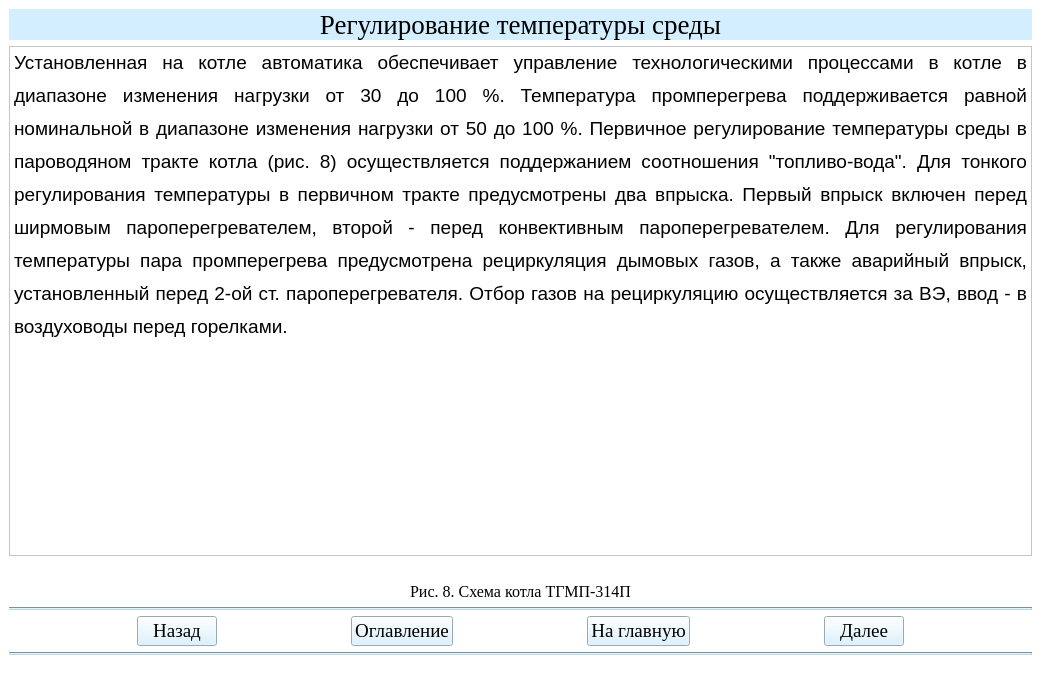
<?xml version="1.0" encoding="UTF-8"?>
<ui version="4.0">
 <class>Teoria11Window</class>
 <widget class="QMainWindow" name="Teoria11Window">
  <property name="geometry">
   <rect>
    <x>0</x>
    <y>0</y>
    <width>1041</width>
    <height>686</height>
   </rect>
  </property>
  <property name="windowTitle">
   <string>АУК</string>
  </property>
  <property name="styleSheet">
   <string notr="true">background-color: rgb(255, 255, 255);</string>
  </property>
  <widget class="QWidget" name="centralwidget">
   <layout class="QGridLayout" name="gridLayout">
    <item row="1" column="0">
     <widget class="QTextBrowser" name="textBrowser">
      <property name="html">
       <string>&lt;!DOCTYPE HTML PUBLIC &quot;-//W3C//DTD HTML 4.0//EN&quot; &quot;http://www.w3.org/TR/REC-html40/strict.dtd&quot;&gt;
&lt;html&gt;&lt;head&gt;&lt;meta name=&quot;qrichtext&quot; content=&quot;1&quot; /&gt;&lt;style type=&quot;text/css&quot;&gt;
p, li { white-space: pre-wrap; }
&lt;/style&gt;&lt;/head&gt;&lt;body style=&quot; font-family:'MS Shell Dlg 2'; font-size:8.25pt; font-weight:400; font-style:normal;&quot;&gt;
&lt;p align=&quot;justify&quot; style=&quot; margin-top:12px; margin-bottom:0px; margin-left:0px; margin-right:0px; -qt-block-indent:0; text-indent:0px; line-height:150%;&quot;&gt;&lt;span style=&quot; font-family:'Times New Roman,serif'; font-size:14pt;&quot;&gt;Установленная на котле автоматика обеспечивает управление технологическими процессами в котле в диапазоне изменения нагрузки от 30 до 100 %. Температура промперегрева поддерживается равной номинальной в диапазоне изменения нагрузки от 50 до 100 %. Первичное регулирование температуры среды в пароводяном тракте котла (рис. 8) осуществляется поддержанием соотношения &amp;quot;топливо-вода&amp;quot;. Для тонкого регулирования температуры в первичном тракте предусмотрены два впрыска. Первый впрыск включен перед ширмовым пароперегревателем, второй - перед конвективным пароперегревателем. Для регулирования температуры пара промперегрева предусмотрена рециркуляция дымовых газов, а также аварийный впрыск, установленный перед 2-ой ст. пароперегревателя. Отбор газов на рециркуляцию осуществляется за ВЭ, ввод - в воздуховоды перед горелками. &lt;/span&gt;&lt;/p&gt;&lt;/body&gt;&lt;/html&gt;</string>
      </property>
     </widget>
    </item>
    <item row="2" column="0">
     <widget class="QLabel" name="label">
      <property name="text">
       <string/>
      </property>
      <property name="pixmap">
       <pixmap>рис8.png</pixmap>
      </property>
      <property name="alignment">
       <set>Qt::AlignCenter</set>
      </property>
     </widget>
    </item>
    <item row="8" column="0">
     <widget class="Line" name="line_2">
      <property name="styleSheet">
       <string notr="true">background-color: rgb(191, 216, 230);</string>
      </property>
      <property name="orientation">
       <enum>Qt::Horizontal</enum>
      </property>
     </widget>
    </item>
    <item row="7" column="0">
     <layout class="QHBoxLayout" name="horizontalLayout">
      <item>
       <spacer name="horizontalSpacer_2">
        <property name="orientation">
         <enum>Qt::Horizontal</enum>
        </property>
        <property name="sizeHint" stdset="0">
         <size>
          <width>40</width>
          <height>20</height>
         </size>
        </property>
       </spacer>
      </item>
      <item>
       <widget class="QPushButton" name="btn_return11">
        <property name="sizePolicy">
         <sizepolicy hsizetype="Minimum" vsizetype="Fixed">
          <horstretch>0</horstretch>
          <verstretch>0</verstretch>
         </sizepolicy>
        </property>
        <property name="font">
         <font>
          <family>Times New Roman</family>
          <pointsize>14</pointsize>
          <weight>50</weight>
          <bold>false</bold>
         </font>
        </property>
        <property name="styleSheet">
         <string notr="true">background-color: rgb(211, 239, 255);
color: rgb(0, 0, 0);</string>
        </property>
        <property name="text">
         <string>Назад</string>
        </property>
       </widget>
      </item>
      <item>
       <spacer name="horizontalSpacer_5">
        <property name="orientation">
         <enum>Qt::Horizontal</enum>
        </property>
        <property name="sizeHint" stdset="0">
         <size>
          <width>40</width>
          <height>20</height>
         </size>
        </property>
       </spacer>
      </item>
      <item>
       <widget class="QPushButton" name="btn_oglavlenie11">
        <property name="font">
         <font>
          <family>Times New Roman</family>
          <pointsize>14</pointsize>
         </font>
        </property>
        <property name="styleSheet">
         <string notr="true">background-color: rgb(211, 239, 255);
color: rgb(0, 0, 0);</string>
        </property>
        <property name="text">
         <string>Оглавление</string>
        </property>
       </widget>
      </item>
      <item>
       <spacer name="horizontalSpacer">
        <property name="orientation">
         <enum>Qt::Horizontal</enum>
        </property>
        <property name="sizeHint" stdset="0">
         <size>
          <width>40</width>
          <height>20</height>
         </size>
        </property>
       </spacer>
      </item>
      <item>
       <widget class="QPushButton" name="btn_glavnaya11">
        <property name="font">
         <font>
          <family>Times New Roman</family>
          <pointsize>14</pointsize>
          <weight>50</weight>
          <bold>false</bold>
         </font>
        </property>
        <property name="styleSheet">
         <string notr="true">background-color: rgb(211, 239, 255);
color: rgb(0, 0, 0);</string>
        </property>
        <property name="text">
         <string>На главную</string>
        </property>
       </widget>
      </item>
      <item>
       <spacer name="horizontalSpacer_3">
        <property name="orientation">
         <enum>Qt::Horizontal</enum>
        </property>
        <property name="sizeHint" stdset="0">
         <size>
          <width>40</width>
          <height>20</height>
         </size>
        </property>
       </spacer>
      </item>
      <item>
       <widget class="QPushButton" name="btn_dalee11">
        <property name="font">
         <font>
          <family>Times New Roman</family>
          <pointsize>14</pointsize>
          <weight>50</weight>
          <bold>false</bold>
         </font>
        </property>
        <property name="styleSheet">
         <string notr="true">background-color: rgb(211, 239, 255);
color: rgb(0, 0, 0);</string>
        </property>
        <property name="text">
         <string>Далее</string>
        </property>
       </widget>
      </item>
      <item>
       <spacer name="horizontalSpacer_4">
        <property name="orientation">
         <enum>Qt::Horizontal</enum>
        </property>
        <property name="sizeHint" stdset="0">
         <size>
          <width>40</width>
          <height>20</height>
         </size>
        </property>
       </spacer>
      </item>
     </layout>
    </item>
    <item row="6" column="0">
     <widget class="Line" name="line">
      <property name="styleSheet">
       <string notr="true">background-color: rgb(191, 216, 230);</string>
      </property>
      <property name="orientation">
       <enum>Qt::Horizontal</enum>
      </property>
     </widget>
    </item>
    <item row="0" column="0">
     <widget class="QLabel" name="label_3">
      <property name="font">
       <font>
        <family>Times New Roman</family>
        <pointsize>20</pointsize>
       </font>
      </property>
      <property name="styleSheet">
       <string notr="true">background-color: rgb(211, 239, 255);</string>
      </property>
      <property name="text">
       <string>Регулирование температуры среды</string>
      </property>
      <property name="alignment">
       <set>Qt::AlignCenter</set>
      </property>
     </widget>
    </item>
    <item row="3" column="0">
     <widget class="QLabel" name="label_2">
      <property name="font">
       <font>
        <family>Times New Roman</family>
        <pointsize>12</pointsize>
       </font>
      </property>
      <property name="text">
       <string>Рис. 8. Схема котла ТГМП-314П</string>
      </property>
      <property name="alignment">
       <set>Qt::AlignCenter</set>
      </property>
     </widget>
    </item>
   </layout>
  </widget>
  <widget class="QStatusBar" name="statusbar"/>
 </widget>
 <resources/>
 <connections/>
</ui>
